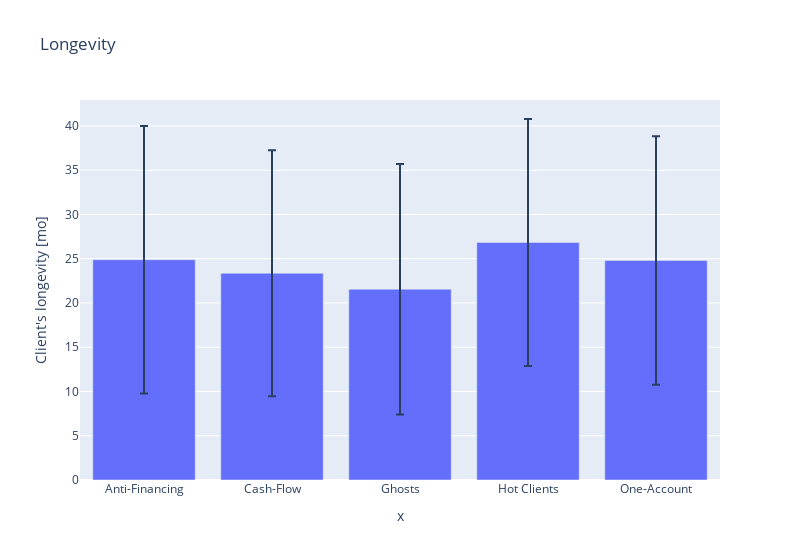

The notebook cell this image was saved under:
### Code cell
px.bar(longevity, x = age_prop.index, y = longevity['mean'], error_y = longevity['std'],
       title = 'Longevity',
       labels = {'mean':"Client's longevity [mo]", 'Cluster_names':'Client types'}, width = 800)

### Figure 1 — Plotly figure (JSON) as saved in the notebook; plotly's stock layout.template omitted (floating-point values rounded to 4 significant figures)
{"data": [{"alignmentgroup": "True", "error_y": {"array": [15.11, 13.9, 14.15, 13.96, 14.05]}, "hovertemplate": "x=%{x}<br>Client's longevity [mo]=%{y}<extra></extra>", "legendgroup": "", "marker": {"color": "#636efa", "pattern": {"shape": ""}}, "name": "", "offsetgroup": "", "orientation": "v", "showlegend": false, "textposition": "auto", "type": "bar", "x": ["Anti-Financing", "Cash-Flow", "Ghosts", "Hot Clients", "One-Account"], "xaxis": "x", "y": [24.88, 23.36, 21.55, 26.83, 24.8], "yaxis": "y"}], "layout": {"barmode": "relative", "legend": {"tracegroupgap": 0}, "title": {"text": "Longevity"}, "width": 800, "xaxis": {"anchor": "y", "domain": [0, 1], "title": {"text": "x"}}, "yaxis": {"anchor": "x", "domain": [0, 1], "title": {"text": "Client's longevity [mo]"}}}}
